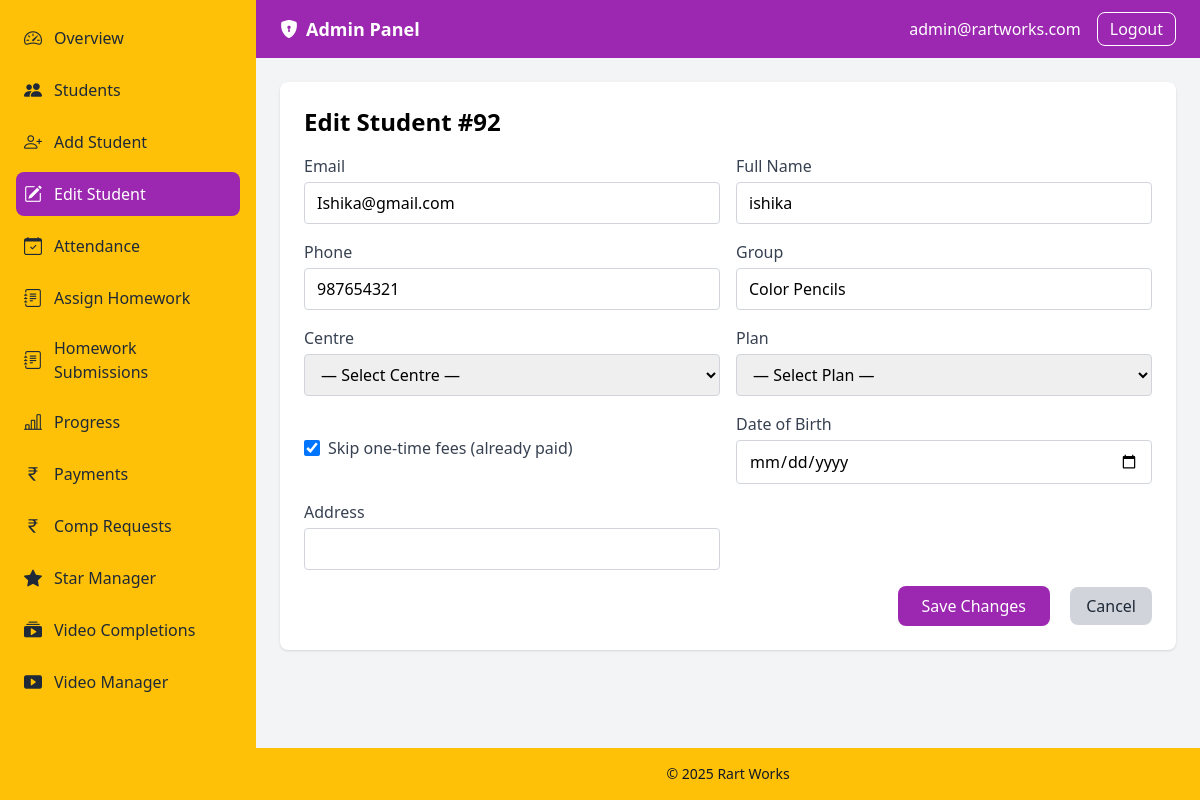
The page /dashboard/admin/index.php?page=edit_student&id=92 (signed in) on the database its author committed.
### tables this page shows
CREATE TABLE `users` (
  `id` int(10) UNSIGNED NOT NULL,
  `username` varchar(50) NOT NULL,
  `password` varchar(255) NOT NULL,
  `role` enum('student','admin') NOT NULL DEFAULT 'student',
  `centre_id` int(10) UNSIGNED NOT NULL,
  `created_at` datetime NOT NULL DEFAULT current_timestamp(),
  `reset_token` varchar(255) DEFAULT NULL,
  `reset_expires` datetime DEFAULT NULL
);

CREATE TABLE `students` (
  `id` int(10) UNSIGNED NOT NULL,
  `user_id` int(10) UNSIGNED NOT NULL,
  `centre_id` int(10) UNSIGNED NOT NULL DEFAULT 1,
  `name` varchar(100) NOT NULL,
  `email` varchar(100) NOT NULL,
  `phone` varchar(20) DEFAULT NULL,
  `group_name` varchar(50) NOT NULL,
  `dob` date DEFAULT NULL,
  `address` varchar(255) DEFAULT NULL,
  `photo_path` varchar(255) DEFAULT NULL,
  `is_legacy` tinyint(1) NOT NULL DEFAULT 0,
  `referred_by` int(11) DEFAULT NULL,
  `pending_discount_percent` decimal(5,2) NOT NULL DEFAULT 0.00
);

### dashboard/admin/edit_student.php (the view, shortened to what this page needs)
<?php
require_once __DIR__ . '/../../config/bootstrap.php';
$studentId = isset($_GET['id']) ? (int)$_GET['id'] : 0;
$stmt = $conn->prepare("
  SELECT
    u.id       AS user_id,
    u.username AS email,
    s.name,
    s.phone,
    s.group_name,
    s.dob,
    s.address,
    s.centre_id,
    s.is_legacy
  FROM students s
  JOIN users    u ON u.id = s.user_id
  WHERE s.id = ?
  LIMIT 1
");
$stmt->bind_param('i', $studentId);
$stmt->execute();
$stmt->bind_result(
  $userId,
  $existingEmail,
  $existingName,
  $existingPhone,
  $existingGroup,
  $existingDob,
  $existingAddress,
  $existingCentre,
  $existingLegacy
);
$stmt = $conn->prepare("
  SELECT plan_id
    FROM student_subscriptions
   WHERE student_id = ?
   ORDER BY subscribed_at DESC
   LIMIT 1
");
$stmt->bind_param('i', $studentId);
$stmt->execute();
$stmt->bind_result($existingPlan);
$form = [
  'email'      => htmlspecialchars($_POST['email']       ?? $existingEmail),
  'name'       => htmlspecialchars($_POST['name']        ?? $existingName),
  'phone'      => htmlspecialchars($_POST['phone']       ?? $existingPhone),
  'group_name' => htmlspecialchars($_POST['group_name']  ?? $existingGroup),
  'dob'        => htmlspecialchars($_POST['dob']         ?? $existingDob),
  'address'    => htmlspecialchars($_POST['address']     ?? $existingAddress),
  'centre_id'  => (int)      ($_POST['centre_id']  ?? $existingCentre),
  'plan_id'    => (int)      ($_POST['plan_id']    ?? $existingPlan),
  'is_legacy'  => !empty($_POST['is_legacy']) ? 1 : $existingLegacy,
];
?>
<div class="max-w-4xl mx-auto bg-white p-6 rounded-lg shadow">
  <h2 class="text-2xl font-bold mb-4">Edit Student #<?= $studentId ?></h2>
  <form method="post" class="grid grid-cols-1 md:grid-cols-2 gap-4">
    <div>
      <label class="block text-gray-700 mb-1">Email</label>
      <input name="email" type="email" required
             class="w-full border border-gray-300 rounded px-3 py-2 focus:ring focus:border-admin-primary"
             value="<?= $form['email'] ?>">
    </div>
    <div>
      <label class="block text-gray-700 mb-1">Full Name</label>
      <input name="name" type="text" required
             class="w-full border border-gray-300 rounded px-3 py-2 focus:ring focus:border-admin-primary"
             value="<?= $form['name'] ?>">
    </div>
    <div>
      <label class="block text-gray-700 mb-1">Phone</label>
      <input name="phone" type="text"
             class="w-full border border-gray-300 rounded px-3 py-2 focus:ring focus:border-admin-primary"
             value="<?= $form['phone'] ?>">
    </div>
    <div>
      <label class="block text-gray-700 mb-1">Group</label>
      <input name="group_name" type="text" required
             class="w-full border border-gray-300 rounded px-3 py-2 focus:ring focus:border-admin-primary"
             value="<?= $form['group_name'] ?>">
    </div>
    <div>
      <label class="block text-gray-700 mb-1">Centre</label>
      <select name="centre_id" required
              class="w-full border border-gray-300 rounded px-3 py-2 focus:ring focus:border-admin-primary">
        <option value="">— Select Centre —</option>
      </select>
    </div>
    <div>
      <label class="block text-gray-700 mb-1">Plan</label>
      <select name="plan_id" required
              class="w-full border border-gray-300 rounded px-3 py-2 focus:ring focus:border-admin-primary">
        <option value="">— Select Plan —</option>
      </select>
    </div>
    <div class="flex items-center">
      <input
        id="is_legacy"
        name="is_legacy"
        type="checkbox"
        value="1"
        class="h-4 w-4 text-blue-600 focus:ring-blue-500 border-gray-300 rounded"
        <?= $form['is_legacy'] ? 'checked' : '' ?>
      >
      <label for="is_legacy" class="ml-2 block text-gray-700">
        Skip one‐time fees (already paid)
      </label>
    </div>
    <div>
      <label class="block text-gray-700 mb-1">Date of Birth</label>
      <input name="dob" type="date"
             class="w-full border border-gray-300 rounded px-3 py-2 focus:ring focus:border-admin-primary"
             value="<?= $form['dob'] ?>">
    </div>
    <div>
      <label class="block text-gray-700 mb-1">Address</label>
      <input name="address" type="text"
             class="w-full border border-gray-300 rounded px-3 py-2 focus:ring focus:border-admin-primary"
             value="<?= $form['address'] ?>">
    </div>
    <div class="col-span-2 text-right">
      <button class="px-6 py-2 bg-admin-primary text-white rounded-lg hover:opacity-90 transition">
        Save Changes
      </button>
      <a href="index.php?page=students" class="ml-4 px-4 py-2 bg-gray-300 text-gray-800 rounded-lg hover:bg-gray-400 transition">
        Cancel
      </a>
    </div>
  </form>
</div>

### dashboard/admin/index.php (shortened to what this page needs)
<?php
require_once __DIR__ . '/../../config/bootstrap.php';
$menu = [
    'dashboard'           => ['bi-speedometer2',        'Overview'],
    'students'            => ['bi-people-fill',         'Students'],
    'add_student'         => ['bi-person-plus',         'Add Student'],
    'edit_student'        => ['bi-pencil-square',       'Edit Student'],
    'attendance'          => ['bi-calendar-check',      'Attendance'],
    'assign_homework'     => ['bi-journal-text',        'Assign Homework'],
    'homework_centerwise' => ['bi-journal-text',        'Homework Submissions'],
    'progress'            => ['bi-bar-chart-line',      'Progress'],
    'admin_payment'       => ['bi-currency-rupee',      'Payments'],
    'comp_requests'       => ['bi-currency-rupee',      'Comp Requests'],
    'star_manager'        => ['bi-star-fill',           'Star Manager'],
    'video_completions'   => ['bi-collection-play-fill','Video Completions'],
    'video_manager'       => ['bi-play-btn-fill',       'Video Manager'],
];
$page = $_GET['page'] ?? 'dashboard';
$stmt = $conn->prepare("SELECT username FROM users WHERE id = ? LIMIT 1");
$stmt->bind_param('i', $_SESSION['user_id']);
$stmt->execute();
$stmt->bind_result($adminUsername);
?>
<!DOCTYPE html>
<html lang="en">
<head>
  <script src="https://cdn.tailwindcss.com"></script>
  <link
    href="https://cdn.jsdelivr.net/npm/bootstrap-icons@1.10.5/font/bootstrap-icons.css"
    rel="stylesheet"
  />
</head>
<body class="bg-gray-100 min-h-screen flex">
  <nav class="hidden md:block w-64 bg-admin-secondary text-gray-900 p-4">
    <ul class="space-y-2">
      <?php foreach ($menu as $key => [$iconClass, $labelText]): ?>
        <li>
          <a href="?page=<?= $key ?>"
             class="
               flex items-center p-2 rounded-lg transition
               <?= ($page === $key)
                   ? 'bg-admin-primary text-white'
                   : 'text-gray-800 hover:bg-admin-primary hover:text-white focus:bg-admin-primary focus:text-white' ?>"
             <?= ($page === $key) ? 'aria-current="page"' : '' ?>>
            <i class="bi <?= htmlspecialchars($iconClass) ?> mr-3 text-lg"></i>
            <span class="font-medium"><?= htmlspecialchars($labelText) ?></span>
          </a>
        </li>
      <?php endforeach; ?>
    </ul>
  </nav>
  <div class="flex-1 flex flex-col">
    <header class="bg-admin-primary text-white">
      <div class="max-w-7xl mx-auto flex items-center justify-between px-6 py-3">
        <div class="flex items-center space-x-2 text-lg font-semibold">
          <i class="bi bi-shield-lock-fill"></i>
          <span>Admin Panel</span>
        </div>
        <div class="flex items-center space-x-4">
          <span><?= htmlspecialchars($adminUsername) ?></span>
          <a href="/student-portal/logout.php"
             class="px-3 py-1 border border-white rounded-lg
                    hover:bg-white hover:text-gray-800 transition">
            Logout
          </a>
        </div>
      </div>
    </header>
    <main class="flex-1 p-6 overflow-auto">
      <?php switch ($page):
        case 'dashboard': ?>
        <?php break;
        case 'edit_student':
          include __DIR__ . '/edit_student.php';
          break;
      endswitch; ?>
    </main>
    <footer class="bg-admin-secondary text-gray-900 text-center text-sm py-4">
      &copy; <?= date('Y') ?> Rart Works
    </footer>
  </div>
</body>
</html>

### dashboard/admin/index.php (style rules this page uses)
a { text-decoration: none; }

### rows shown on the page
users: username "admin@rartworks.com"
students: email "Ishika@gmail.com", name "ishika", phone "987654321", group_name "Color Pencils", is_legacy "☑"

### other values the page prints
$labelText "Overview"
$labelText "Students"
$labelText "Add Student"
$labelText "Edit Student"
$labelText "Attendance"
$labelText "Assign Homework"
$labelText "Homework Submissions"
$labelText "Progress"
$labelText "Payments"
$labelText "Comp Requests"
$labelText "Star Manager"
$labelText "Video Completions"
$labelText "Video Manager"
$studentId "92"
